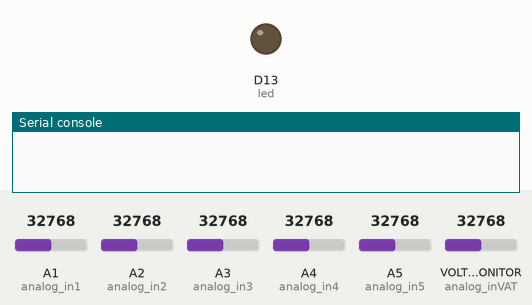
Simulated run of this program. Board: CircuitPython board. Shown: output pins drawn as LEDs (lit = HIGH), the last lines printed to the serial console. The test bench sets the inputs (shaded band); at power-on: A1 (analog_in1) = 32768, A2 (analog_in2) = 32768, A3 (analog_in3) = 32768, A4 (analog_in4) = 32768, A5 (analog_in5) = 32768, VOLTAGE_MONITOR (analog_inVAT) = 32768 (analog values on the 0–65535 scale). Pins used as bus, display or sensor lines are not drawn.

Above: at 0.5 s.
At 7.05 s:
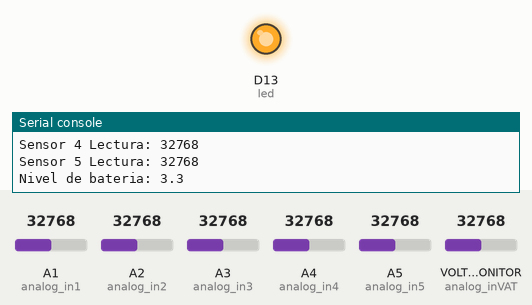
Timing chart, 0 to 7.3 s (numbered marks = the images above):
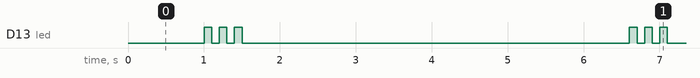

Measured:
- by itself, D13 (led): repeats every 5.6 s: 2 × (LOW 0.10 s, HIGH 0.10 s), LOW 5.1 s, HIGH 0.10 s
- by itself, everything shown: repeats every 5.6 s, in 6 steps

The program:

code.py
```python
# Based on CircuitPython AnalogIn Demo
# Preparado por Frander Hernández
# 12/01/2021

####################################################################################
# Declaración de librerías
####################################################################################
import time
import digitalio
import board
from analogio import AnalogIn

####################################################################################
# Declaración de pines
####################################################################################
# Declara el uso del LED built-in (integrado) en el Feather M0
# Pin #13
led = digitalio.DigitalInOut(board.D13)
led.direction = digitalio.Direction.OUTPUT

# Pines digitales para utilizarlos como alimentación (ON/OFF)
power1 = digitalio.DigitalInOut(board.D12)
power1.direction = digitalio.Direction.OUTPUT
power2 = digitalio.DigitalInOut(board.D11)
power2.direction = digitalio.Direction.OUTPUT
power3 = digitalio.DigitalInOut(board.D10)
power3.direction = digitalio.Direction.OUTPUT
power5 = digitalio.DigitalInOut(board.D6)
power5.direction = digitalio.Direction.OUTPUT
power4 = digitalio.DigitalInOut(board.D5)
power4.direction = digitalio.Direction.OUTPUT


# Pines para lectura analógica (valores de 0 a 65535)
analog_in1 = AnalogIn(board.A1)
analog_in2 = AnalogIn(board.A2)
analog_in3 = AnalogIn(board.A3)
analog_in4 = AnalogIn(board.A4)
analog_in5 = AnalogIn(board.A5)

# Pin para lectura analógica del pin A7 (BATTERY) (valores de 0 a 65535)
analog_inVAT = AnalogIn(board.VOLTAGE_MONITOR)

####################################################################################
# Funciones
####################################################################################
#Colecta el valor analógico leído en el Pin (0 a 65535)
def get_lecture(pin):
    return pin.value

# Colecta el valor analógico leído en el Pin (0 a 65535) y lo transforma a voltaje
def get_voltage(pin):
    return (pin.value * 3.3) / 65536

# Colecta el valor analógico de la batería leído en el Pin A7 (0 a 65535) y lo transforma a voltaje
def get_VAT(pin):
    return (pin.value * 2 * 3.3) / 65536

# Función para el LED indicador de estatus: recibe el pin, el delay entre parpadeos
# y las veces que parpadea.
def blink(led, delay, veces):
    for i in range(0,veces):
        led.value = True
        time.sleep(delay)
        led.value = False
        time.sleep(delay)

# Mapea las lecturas a un intervalo de 0% a 100% de humedad
def mapeo_lineal(value, fromLow, fromHigh, toLow, toHigh):
    m = (toHigh-toLow)/(fromHigh-fromLow)
    b = toHigh-m*fromHigh
    result = m*value+b
    return round(result, 2)

####################################################################################
# Ciclo infinito
####################################################################################

while True:
    # Enciende los pines digitales (HIGH)
    power1.value = True
    power2.value = True
    power3.value = True
    power4.value = True
    power5.value = True
    # Delay para estabilizar la lectura
    time.sleep(1)
    print("Sensor 1 Lectura:", analog_in1.value)
    #print("Sensor 1 Voltaje Humedad:", get_voltage(analog_in1))

    print("Sensor 2 Lectura:", analog_in2.value)
    #print("Sensor 2 Voltaje Humedad:", get_voltage(analog_in2))

    print("Sensor 3 Lectura:", analog_in3.value)
    #print("Sensor 3 Voltaje Humedad:", get_voltage(analog_in3))

    print("Sensor 4 Lectura:", analog_in4.value)
    #print("Sensor 4 Voltaje Humedad:", get_voltage(analog_in4))

    print("Sensor 5 Lectura:", analog_in5.value)
    #print("Sensor 5 Voltaje Humedad:", get_voltage(analog_in5))

    print("Nivel de bateria:", get_VAT(analog_inVAT))
    # Apaga los pines digitales (LOW)
    power1.value = False
    power2.value = False
    power3.value = False
    power4.value = False
    power5.value = False
    blink(led, 0.1, 3)
    # Lee datos cada 5 segundos (1 s pines HIGH + 4 s delay)
    time.sleep(4)

    print(".....................Lectura.....................")
```
